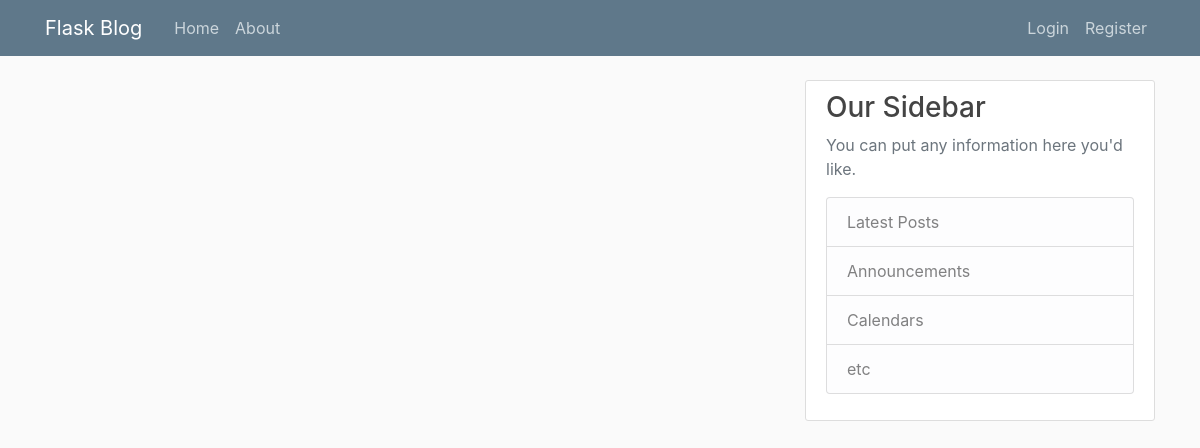
The app's page /home, older data.
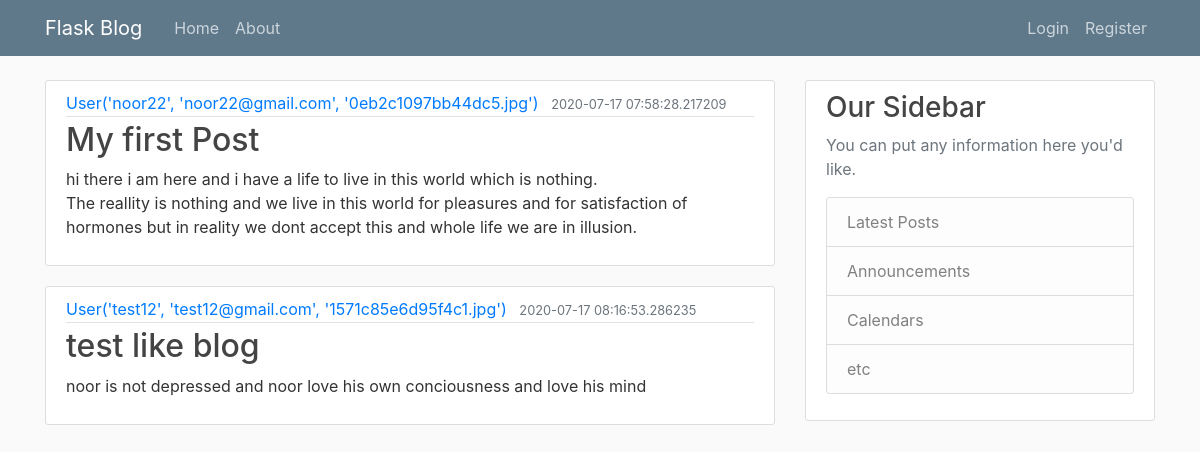
The same page, newer data.
### flaskblog/models.py (models this page shows, shortened)
class Post(db.Model):
    id = db.Column(db.Integer, primary_key=True)
    title = db.Column(db.String(100), nullable=False)
    date_posted = db.Column(db.DateTime, nullable=False, default=datetime.utcnow)
    content = db.Column(db.Text, nullable=False)
    user_id = db.Column(db.Integer, db.ForeignKey('user.id'), nullable=False)

class User(db.Model,UserMixin):
    id = db.Column(db.Integer, primary_key=True)
    username = db.Column(db.String(20), unique=True, nullable=False)
    email = db.Column(db.String(120), unique=True, nullable=False)
    image_file = db.Column(db.String(20), nullable=False, default='default.jpg')
    password = db.Column(db.String(60), nullable=False)
    posts = db.relationship('Post', backref='author', lazy=True)
    def __repr__(self):
        return f"User('{self.username}', '{self.email}', '{self.image_file}')"

### flaskblog/routes.py (the view)
@app.route("/")
@app.route("/home")
def home():
    posts = Post.query.all()
    return render_template('home.html', posts=posts)

### flaskblog/templates/home.html
{% extends "layout.html" %}
{% block content %}
    {% for post in posts %}
        <article class="media content-section">
          <div class="media-body">
            <div class="article-metadata">
              <a class="mr-2" href="#">{{ post.author }}</a>
              <small class="text-muted">{{ post.date_posted }}</small>
            </div>
            <h2><a class="article-title" href="#">{{ post.title }}</a></h2>
            <p class="article-content">{{ post.content }}</p>
          </div>
        </article>
    {% endfor %}
{% endblock content %}

### flaskblog/templates/layout.html (shortened to what this page needs)
<!DOCTYPE html>
<html>
<head>
    <link rel="stylesheet" href="https://maxcdn.bootstrapcdn.com/bootstrap/4.0.0/css/bootstrap.min.css">
    <link rel="stylesheet" type="text/css" href="{{ url_for('static', filename='main.css') }}">
</head>
<body>
    <header class="site-header">
      <nav class="navbar navbar-expand-md navbar-dark bg-steel fixed-top">
        <div class="container">
          <a class="navbar-brand mr-4" href="/">Flask Blog</a>
          <div class="collapse navbar-collapse" id="navbarToggle">
            <div class="navbar-nav mr-auto">
              <a class="nav-item nav-link" href="{{ url_for('home') }}">Home</a>
              <a class="nav-item nav-link" href="{{ url_for('about') }}">About</a>
            </div>
            <div class="navbar-nav">
              {% if current_user.is_authenticated %}
              <a class="nav-item nav-link" href="{{ url_for('new_post') }}">New Post</a>
                <a class="nav-item nav-link" href="{{ url_for('account') }}">Account</a>
                <a class="nav-item nav-link" href="{{ url_for('logout') }}">Logout</a>
              {% else %}
                <a class="nav-item nav-link" href="{{ url_for('login') }}">Login</a>
                <a class="nav-item nav-link" href="{{ url_for('register') }}">Register</a>
              {% endif %}
            </div>
          </div>
        </div>
      </nav>
    </header>
    <main role="main" class="container">
      <div class="row">
        <div class="col-md-8">
          {% block content %}{% endblock %}
        </div>
        <div class="col-md-4">
          <div class="content-section">
            <h3>Our Sidebar</h3>
            <p class='text-muted'>You can put any information here you'd like.
              <ul class="list-group">
                <li class="list-group-item list-group-item-light">Latest Posts</li>
                <li class="list-group-item list-group-item-light">Announcements</li>
                <li class="list-group-item list-group-item-light">Calendars</li>
                <li class="list-group-item list-group-item-light">etc</li>
              </ul>
            </p>
          </div>
        </div>
      </div>
    </main>
</body>
</html>

### flaskblog/static/main.css (style rules this page uses)
body { background: #fafafa; color: #333333; margin-top: 5rem; }
h1, h2, h3, h4, h5, h6 { color: #444444; }
.bg-steel { background-color: #5f788a; }
.site-header .navbar-nav .nav-link { color: #cbd5db; }
.content-section { background: #ffffff; padding: 10px 20px; border: 1px solid #dddddd; border-radius: 3px; margin-bottom: 20px; }
.article-title { color: #444444; }
.article-content { white-space: pre-line; }
.article-metadata { padding-bottom: 1px; margin-bottom: 4px; border-bottom: 1px solid #e3e3e3 }

Row changes from the older to the newer data that the page shows:
added Post: author "User('noor22', 'noor22@gmail.com', '0eb2c1097bb44dc5.jpg')", date_posted "2020-07-17 07:58:28.217209", title "My first Post", content "hi there i am here and i have a life to live in this world which is nothing. The reallity is nothing and we live in this world for pleasures and for satisfaction of hormones but in reality we dont accept this and whole life we are in illusion."
added Post: author "User('test12', 'test12@gmail.com', '1571c85e6d95f4c1.jpg')", date_posted "2020-07-17 08:16:53.286235", title "test like blog", content "noor is not depressed and noor love his own conciousness and love his mind"
